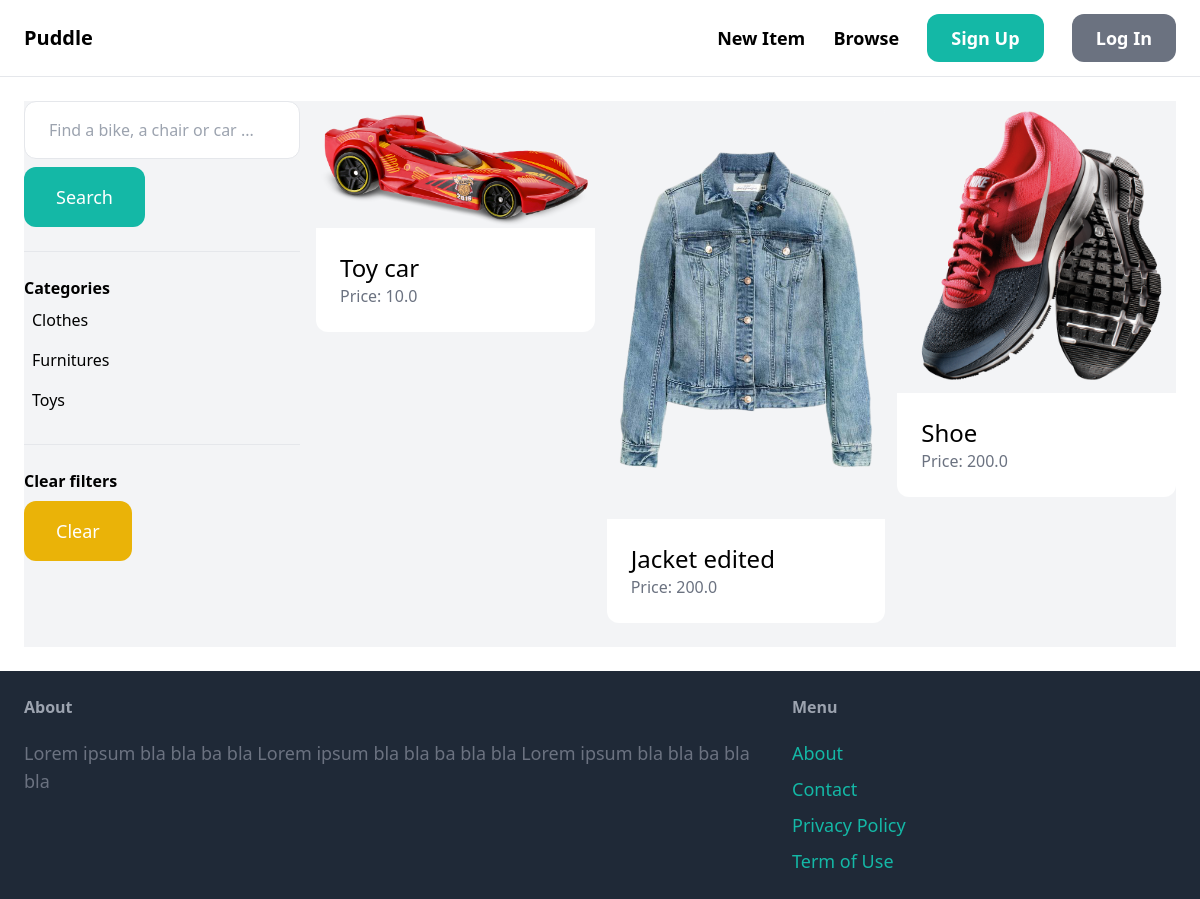
The app's page /items/ with its own data.
### item/models.py (models this page shows, shortened)
class Category(models.Model):
    name = models.CharField(max_length=255)
    class Meta:
        ordering = ('name',)
        verbose_name_plural = 'Categories'

class Item(models.Model):
    category = models.ForeignKey(Category, related_name='items', on_delete=models.CASCADE)
    name = models.CharField(max_length=255)
    description = models.TextField(blank=True, null=True)
    price = models.FloatField()
    image = models.ImageField(upload_to='item_images', blank=True, null=True)
    is_sold = models.BooleanField(default=False)
    created_by = models.ForeignKey(User, related_name='items', on_delete=models.CASCADE)
    created_at = models.DateTimeField(auto_now_add=True)

### item/views.py (the view)
# urls.py: path('', views.items, name='items'),
def items(request):
    query = request.GET.get('query', '')
    category_id=request.GET.get('category', 0)
    categories= Category.objects.all()
    items = Item.objects.filter(is_sold=False)
    if category_id:
        items=items.filter(category_id=category_id)
    if query:
        items=items.filter(Q(name__icontains=query) | Q(description__icontains=query))
    return render(request, 'item/items.html', {
        'items':items,
        'query': query,
        'categories': categories,
        'category_id': int(category_id)
    })

### item/templates/item/items.html (shortened to what this page needs)
{% extends 'core/base.html' %}
{% block content %}
    <div class="pb-6 grid grid-cols-4 gap-4 bg-gray-100">
        <div class = "col-span-1">
           <form method="get" action="{% url 'item:items' %}">
                <input name="query" class="w-full py-4 px-6 border rounded-xl" type="text" value="{{query}}" placeholder="Find a bike, a chair or car ...">
                <button class="mt-2 py-4 px-8 text-lg bg-teal-500 text-white rounded-xl">Search</button>
           </form>
           <hr class="my-6">
           <p class="font-semibold">Categories</p>
           <ul>
                {% for category in categories %}
                    <li class="py-2 px-2 rounded-xl{% if category.id == category_id %} bg-gray-200{% endif %}">
                        <a href="{% url 'item:items' %}?query={{query}}&category={{category.id}}">{{category.name}}</a>
                    </li>
                {% endfor %}
           </ul>
           <hr class="my-6">
           <p class="font-semibold">Clear filters</p>
           <ul>
                <li><a href="{% url 'item:items'%}" class="mt-2 py-4 px-8 inline-block bg-yellow-500 text-lg rounded-xl text-white">Clear</a></li>
           </ul>
        </div>
        <div class="col-span-3">
            <div class="grid grid-cols-3 gap-3">
                {% for item in items %}
                    <div>
                        <a href="{% url 'item:detail' item.id %}">
                            <div>
                                <img src="{{item.image.url}}" class="rounded-t-xl">
                            </div>
                            <div class="p-6 bg-white rounded-b-xl">
                                <h2 class="text-2xl">{{item.name}}</h2>
                                <p class="text-gray-500">Price: {{item.price}}</p>
                            </div>
                        </a>
                    </div>
                {% endfor %}
            </div>
        </div>
    </div>
{% endblock %}

### records on screen
Category: name "Clothes"
Category: name "Furnitures"
Category: name "Toys"
Item: image (picture), name "Toy car", price "10.0"
Item: image (picture), name "Jacket edited", price "200.0"
Item: image (picture), name "Shoe", price "200.0"
